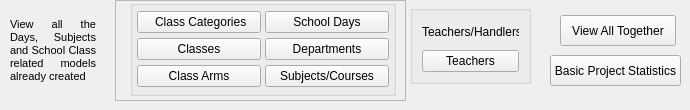
             <widget class="QWidget" name="archive">
              <attribute name="title">
               <string>Archive </string>
              </attribute>
              <widget class="QLabel" name="label_19">
               <property name="geometry">
                <rect>
                 <x>10</x>
                 <y>10</y>
                 <width>86</width>
                 <height>81</height>
                </rect>
               </property>
               <property name="text">
                <string>&lt;html&gt;&lt;head/&gt;&lt;body&gt;&lt;p align=&quot;justify&quot;&gt;&lt;span style=&quot; font-size:8pt;&quot;&gt;View all the Days, Subjects and School Class related models already created&lt;/span&gt;&lt;/p&gt;&lt;/body&gt;&lt;/html&gt;</string>
               </property>
               <property name="wordWrap">
                <bool>true</bool>
               </property>
              </widget>
              <widget class="QPushButton" name="view_days_class_stuff_btn">
               <property name="geometry">
                <rect>
                 <x>560</x>
                 <y>15</y>
                 <width>116</width>
                 <height>31</height>
                </rect>
               </property>
               <property name="text">
                <string>View All Together</string>
               </property>
              </widget>
              <widget class="QFrame" name="day_class_teacher_frame">
               <property name="geometry">
                <rect>
                 <x>115</x>
                 <y>0</y>
                 <width>291</width>
                 <height>101</height>
                </rect>
               </property>
               <property name="frameShape">
                <enum>QFrame::StyledPanel</enum>
               </property>
               <property name="frameShadow">
                <enum>QFrame::Raised</enum>
               </property>
               <widget class="QGroupBox" name="groupBox_9">
                <property name="geometry">
                 <rect>
                  <x>15</x>
                  <y>0</y>
                  <width>266</width>
                  <height>96</height>
                 </rect>
                </property>
                <property name="title">
                 <string/>
                </property>
                <layout class="QGridLayout" name="gridLayout_2">
                 <property name="leftMargin">
                  <number>4</number>
                 </property>
                 <property name="topMargin">
                  <number>4</number>
                 </property>
                 <property name="rightMargin">
                  <number>4</number>
                 </property>
                 <property name="bottomMargin">
                  <number>4</number>
                 </property>
                 <property name="spacing">
                  <number>4</number>
                 </property>
                 <item row="3" column="0">
                  <widget class="QPushButton" name="pushButton_25">
                   <property name="text">
                    <string>Classes</string>
                   </property>
                   <property name="icon">
                    <iconset>
                     <normaloff>../Icons-mine/class.png</normaloff>../Icons-mine/class.png</iconset>
                   </property>
                  </widget>
                 </item>
                 <item row="2" column="0">
                  <widget class="QPushButton" name="pushButton_8">
                   <property name="text">
                    <string> Class Categories</string>
                   </property>
                   <property name="icon">
                    <iconset>
                     <normaloff>../Icons-mine/classgroup.png</normaloff>../Icons-mine/classgroup.png</iconset>
                   </property>
                   <property name="iconSize">
                    <size>
                     <width>25</width>
                     <height>20</height>
                    </size>
                   </property>
                  </widget>
                 </item>
                 <item row="4" column="0">
                  <widget class="QPushButton" name="pushButton_22">
                   <property name="text">
                    <string>Class Arms</string>
                   </property>
                  </widget>
                 </item>
                 <item row="4" column="2">
                  <widget class="QPushButton" name="pushButton_16">
                   <property name="text">
                    <string>Subjects/Courses</string>
                   </property>
                   <property name="icon">
                    <iconset>
                     <normaloff>../Icons-mine/subject.png</normaloff>../Icons-mine/subject.png</iconset>
                   </property>
                  </widget>
                 </item>
                 <item row="3" column="2">
                  <widget class="QPushButton" name="pushButton_11">
                   <property name="text">
                    <string>Departments</string>
                   </property>
                   <property name="icon">
                    <iconset>
                     <normaloff>../Icons-mine/department.png</normaloff>../Icons-mine/department.png</iconset>
                   </property>
                  </widget>
                 </item>
                 <item row="2" column="2">
                  <widget class="QPushButton" name="pushButton_24">
                   <property name="text">
                    <string>School Days</string>
                   </property>
                   <property name="icon">
                    <iconset>
                     <normaloff>../Icons-mine/Day_icon.png</normaloff>../Icons-mine/Day_icon.png</iconset>
                   </property>
                  </widget>
                 </item>
                </layout>
               </widget>
              </widget>
              <widget class="QPushButton" name="basic_stat_btn">
               <property name="geometry">
                <rect>
                 <x>550</x>
                 <y>55</y>
                 <width>131</width>
                 <height>31</height>
                </rect>
               </property>
               <property name="toolTip">
                <string>&lt;html&gt;&lt;head/&gt;&lt;body&gt;&lt;p&gt;Gives statistical information about the ongoing project. It cold be useful as a check to determine whether your school has been properly modeled.&lt;/p&gt;&lt;/body&gt;&lt;/html&gt;</string>
               </property>
               <property name="text">
                <string>Basic Project Statistics</string>
               </property>
              </widget>
              <widget class="QGroupBox" name="groupBox_8">
               <property name="geometry">
                <rect>
                 <x>410</x>
                 <y>5</y>
                 <width>121</width>
                 <height>79</height>
                </rect>
               </property>
               <property name="title">
                <string/>
               </property>
               <layout class="QVBoxLayout" name="verticalLayout_34">
                <item>
                 <widget class="QLabel" name="label_11">
                  <property name="text">
                   <string>Teachers/Handlers</string>
                  </property>
                 </widget>
                </item>
                <item>
                 <widget class="QPushButton" name="pushButton_55">
                  <property name="text">
                   <string>Teachers</string>
                  </property>
                  <property name="icon">
                   <iconset>
                    <normaloff>../Icons-mine/teacher.png</normaloff>../Icons-mine/teacher.png</iconset>
                  </property>
                  <property name="iconSize">
                   <size>
                    <width>22</width>
                    <height>22</height>
                   </size>
                  </property>
                 </widget>
                </item>
               </layout>
              </widget>
             </widget>
